Frame 1 (no input): blank canvas, image omitted
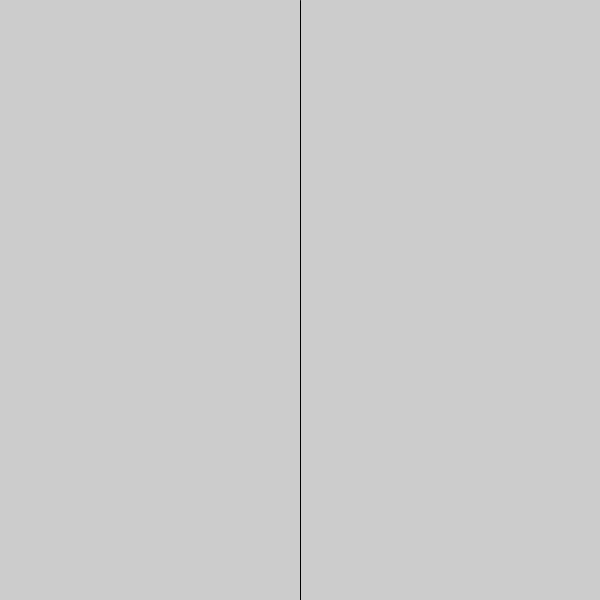
Frame 60 (the mouse pressed at the canvas centre just before this capture)
Frame 120 (the mouse held since frame 60 and released just before this capture): blank canvas, image omitted

The Processing sketch that drew this single still picture (run headless with seeded random() and noise(); from frame 60 on, the mouse is pressed at the canvas centre):

// Processing sketch: ART331_08_VariablesAndLoops01
// ── ART331_08_VariablesAndLoops01.pde
int x = 0;
boolean reverse = false;

void setup() {
  size(600,600);
}

void draw() {
  background(204);
  
  if(x > width) {
    reverse = true;
  }
  if(x < 0) {
    x=0;
    reverse = false;
  }
  if(reverse) {
    x-=5;
  } else {
    x+=5;
  }
  line(x, 0, x, height);
}
